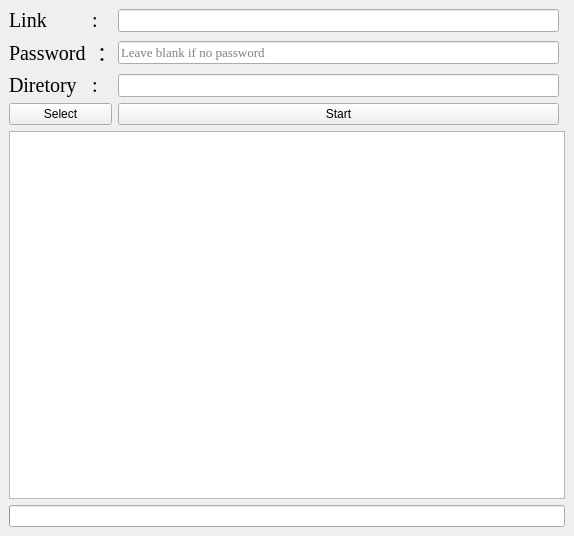
<?xml version="1.0" encoding="UTF-8"?>
<ui version="4.0">
 <class>MainWindow</class>
 <widget class="QMainWindow" name="MainWindow">
  <property name="geometry">
   <rect>
    <x>0</x>
    <y>0</y>
    <width>574</width>
    <height>536</height>
   </rect>
  </property>
  <property name="windowTitle">
   <string>Lanzou Downloader</string>
  </property>
  <property name="windowIcon">
   <iconset resource="assets.qrc">
    <normaloff>:/icon/icon.ico</normaloff>:/icon/icon.ico</iconset>
  </property>
  <widget class="QWidget" name="centralwidget">
   <layout class="QGridLayout" name="gridLayout_2">
    <item row="3" column="0">
     <widget class="QLabel" name="DirLab">
      <property name="font">
       <font>
        <family>Times New Roman</family>
        <pointsize>15</pointsize>
       </font>
      </property>
      <property name="text">
       <string>Diretory</string>
      </property>
     </widget>
    </item>
    <item row="3" column="2">
     <widget class="QLineEdit" name="DirText">
      <property name="font">
       <font>
        <family>Times New Roman</family>
        <pointsize>10</pointsize>
       </font>
      </property>
     </widget>
    </item>
    <item row="0" column="0">
     <widget class="QLabel" name="LinkLab">
      <property name="font">
       <font>
        <family>Times New Roman</family>
        <pointsize>15</pointsize>
       </font>
      </property>
      <property name="text">
       <string>Link</string>
      </property>
     </widget>
    </item>
    <item row="6" column="0" colspan="4">
     <widget class="QProgressBar" name="progressBar">
      <property name="enabled">
       <bool>true</bool>
      </property>
      <property name="value">
       <number>0</number>
      </property>
      <property name="textVisible">
       <bool>false</bool>
      </property>
     </widget>
    </item>
    <item row="0" column="2">
     <widget class="QLineEdit" name="LinkText">
      <property name="font">
       <font>
        <family>Times New Roman</family>
        <pointsize>10</pointsize>
       </font>
      </property>
     </widget>
    </item>
    <item row="4" column="2">
     <widget class="QPushButton" name="StartBtn">
      <property name="text">
       <string>Start</string>
      </property>
     </widget>
    </item>
    <item row="5" column="0" colspan="4">
     <widget class="QTextBrowser" name="textBrowser">
      <property name="font">
       <font>
        <family>Microsoft YaHei</family>
        <pointsize>10</pointsize>
       </font>
      </property>
     </widget>
    </item>
    <item row="0" column="1">
     <widget class="QLabel" name="label">
      <property name="font">
       <font>
        <family>Times New Roman</family>
        <pointsize>15</pointsize>
       </font>
      </property>
      <property name="text">
       <string>:</string>
      </property>
     </widget>
    </item>
    <item row="3" column="1">
     <widget class="QLabel" name="label_2">
      <property name="font">
       <font>
        <family>Times New Roman</family>
        <pointsize>15</pointsize>
       </font>
      </property>
      <property name="text">
       <string>:</string>
      </property>
     </widget>
    </item>
    <item row="4" column="0" colspan="2">
     <widget class="QPushButton" name="DirBtn">
      <property name="text">
       <string>Select</string>
      </property>
     </widget>
    </item>
    <item row="1" column="0">
     <widget class="QLabel" name="label_3">
      <property name="font">
       <font>
        <family>Times New Roman</family>
        <pointsize>15</pointsize>
       </font>
      </property>
      <property name="text">
       <string>Password</string>
      </property>
     </widget>
    </item>
    <item row="1" column="2">
     <widget class="QLineEdit" name="PwdText">
      <property name="font">
       <font>
        <family>Times New Roman</family>
        <pointsize>10</pointsize>
       </font>
      </property>
      <property name="placeholderText">
       <string>Leave blank if no password</string>
      </property>
     </widget>
    </item>
    <item row="1" column="1">
     <widget class="QLabel" name="label_4">
      <property name="font">
       <font>
        <family>Times New Roman</family>
        <pointsize>15</pointsize>
       </font>
      </property>
      <property name="text">
       <string>：</string>
      </property>
     </widget>
    </item>
   </layout>
  </widget>
 </widget>
 <resources>
  <include location="assets.qrc"/>
 </resources>
 <connections/>
</ui>
